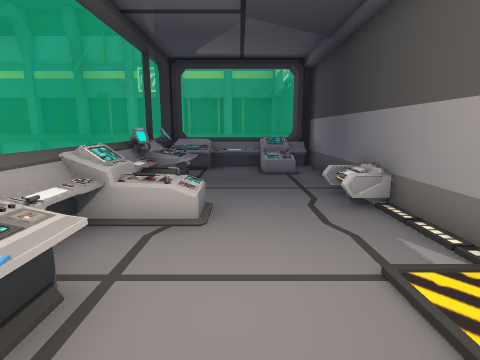
[1] (above)

24 first-person views from a walk through a Unity game level. The camera is 1.5 m above the floor, tilts 10° down and sees 80° across. The floor is counted in squares, 1 m on a side. Each view is taken from the middle of a square. On the plan, view 1 faces up. The plan holds only what a view shows up to about 14 squares ahead; the rest is blank. The place goes on beyond the plan. The player is left out. Some animated figures are left out. Door leaves are left out, so doorways stand open.

[2]
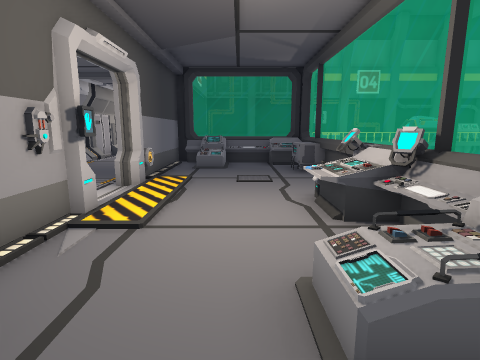

[3]
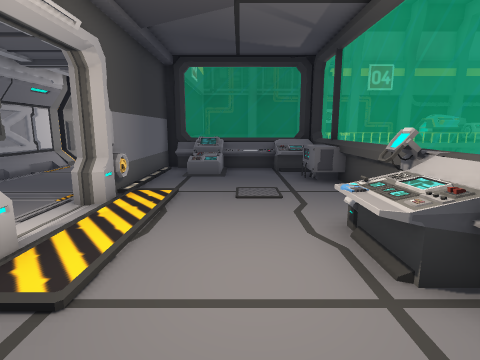

[4]
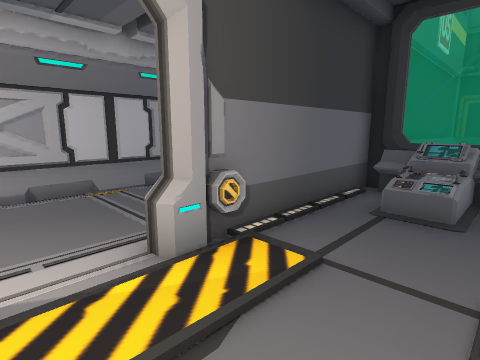

[5]
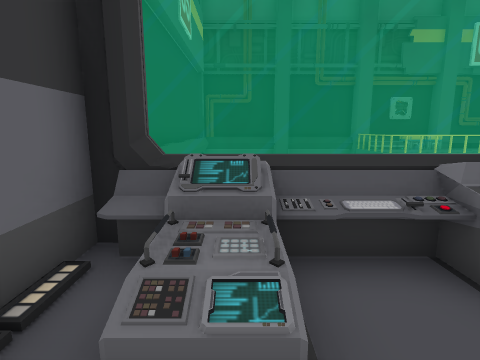

[6]
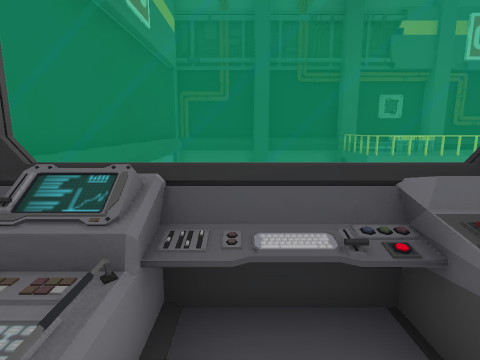

[7]
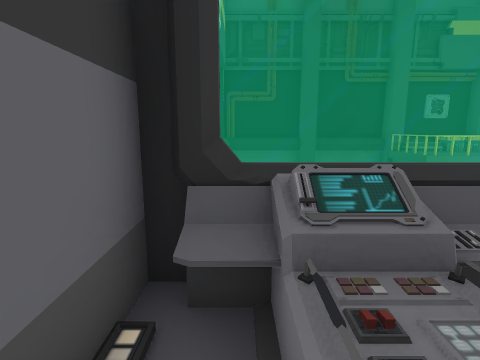

[8]
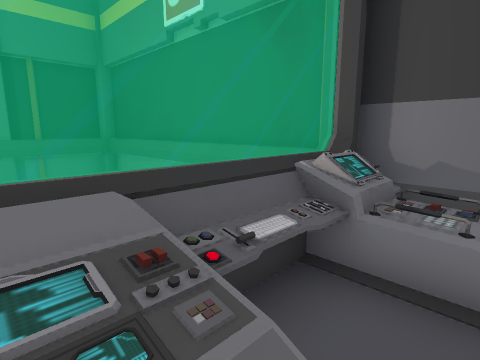

[9]
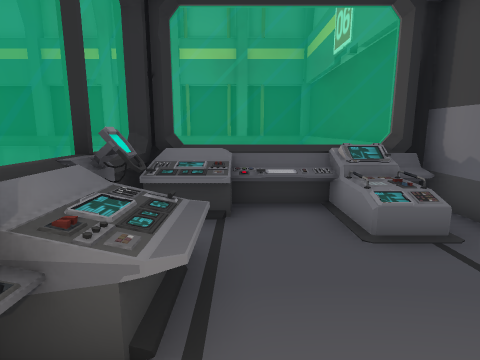

[10]
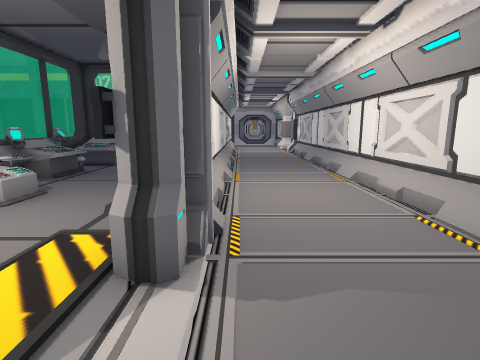

[11]
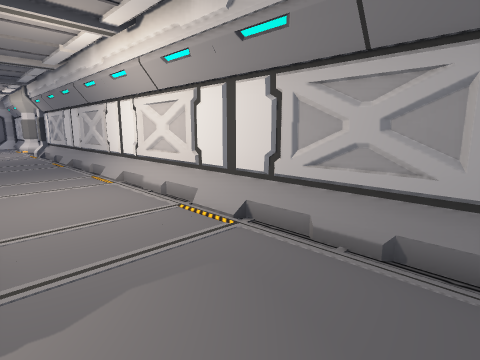

[12]
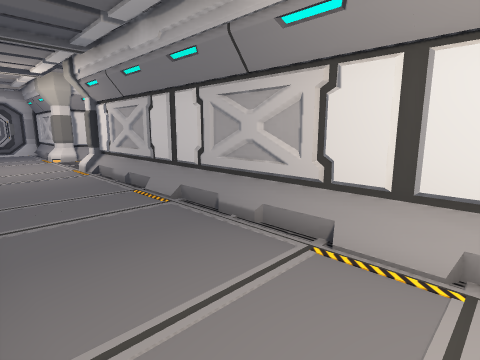

[13]
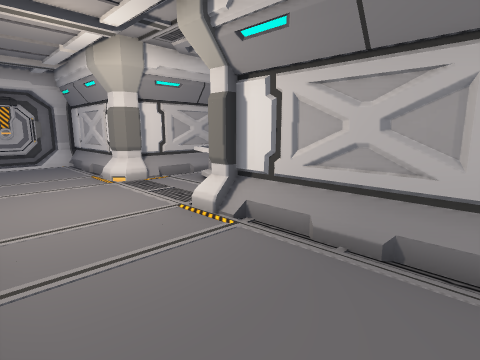

[14]
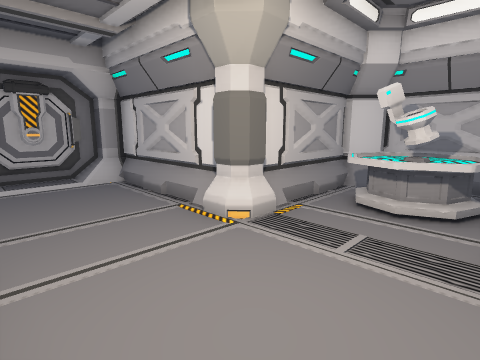

[15]
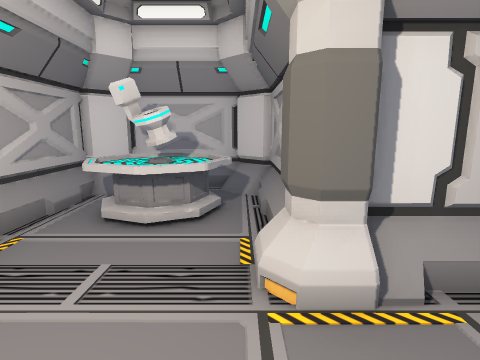

[16]
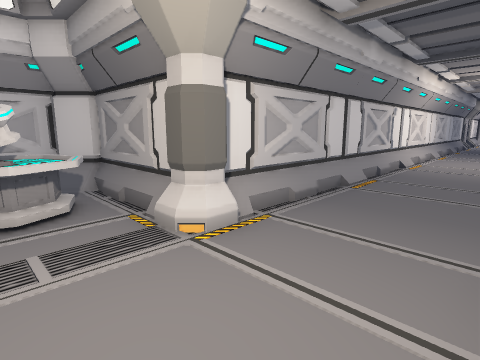

[17]
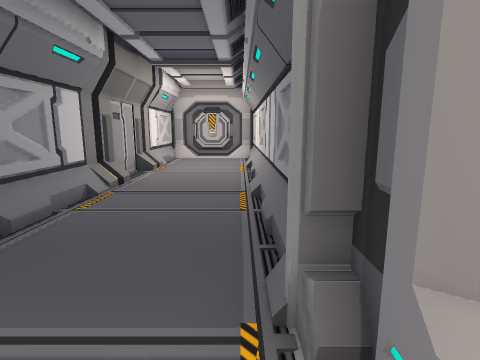

[18]
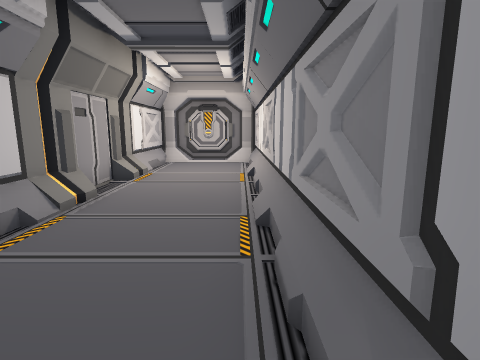

[19]
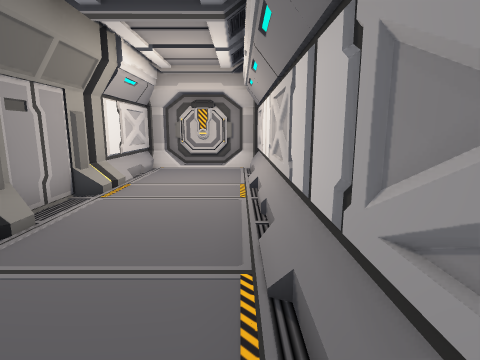

[20]
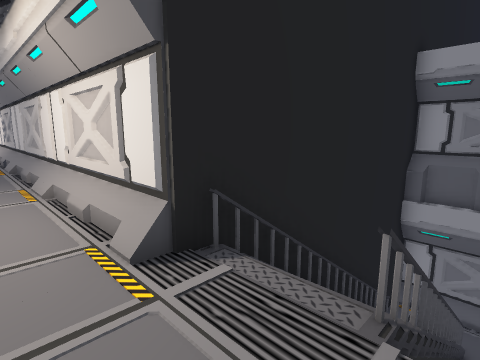

[21]
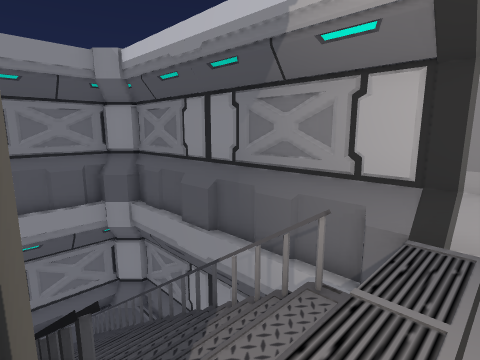

[22]
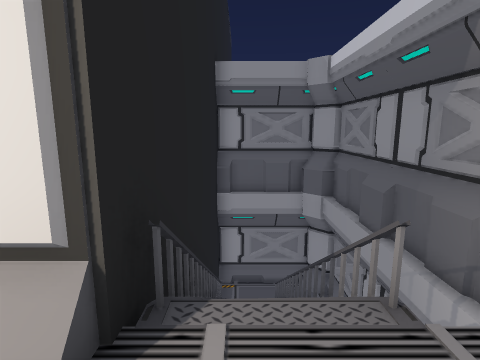

[23]
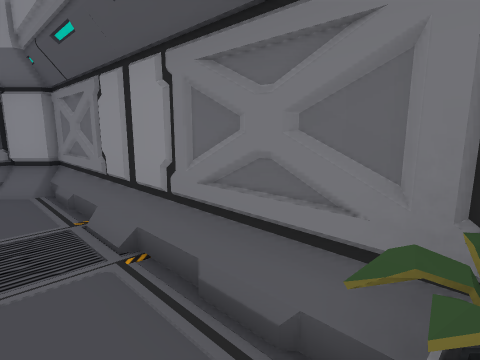

[24]
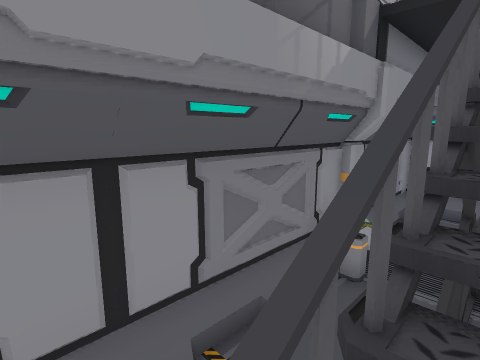

### Floor plan
Key: @ floor where view 1 was taken; # wall or solid block; . main floor; - floor 5 m lower than the main floor; / step, stairs or slope; D open door; = window, fence, low wall or low ledge; ^ raised ledge; v drop or lower ground; E desk; K keycard; M machine; C crate; P pillar; T table; I toilet; O other object.
Columns run from 9 left of view 1 to 13 right of it. Each row starts with its distance up from view 1.
 28    #########P#####
 27   P/-------OP....#
 26   #---------.....#
 25   #-#///////.....#
 24   #-/  /////.....##
 23   ###########...PP####
 22           v##.......T##
 21            ^#.....TIT #
 20            ^#.....TITT#
 19            ^#.......T##
 18             #.... ####
 17             #....#
 16             D....#
 15             D....#
 14             #....#
 13             #....#
 12       #^#==##....#
 11       ^^^.==#....#
 10       =...=.#....#
  9       ^=....#....#
  8       ^^....#....#
  7       ^^...EE....#
  6       ==...E#....#
  5       =OO...#....#
  4       ^^....#....#
  3       =^....#....#
  2       ==....#....#
  1       ==K...D....#
  0       =..@..D....#
 -1       =.....#....#
 -2       =.....O....#
 -3       #M....#....#
 -4       #M....#....#
 -5       ^M..^.#....#
 -6       #^^^^^#....#
 -7        ^#^^ #....#
 -8             #....#
 -9             #....#
-10            ^#....#
-11            ^#....#
-12            ^#....#
-13            ^#....#
-14   ^^^^     ^#....#
-15 ^^^^^^     ^#....#
-16 ^#CC^^  #vvv######
-17 #############

Positions as (right, up) in squares from view 1, and headings:
1: (0, 0), facing up
2: (0, 7), facing down
3: (0, 5), facing down
4: (0, 1), facing down-right
5: (1, -3), facing down
6: (0, -4), facing down
7: (2, -4), facing down
8: (-2, 10), facing up-right
9: (-1, 6), facing up
10: (4, -1), facing up
11: (4, -1), facing up-right
12: (4, 7), facing up-right
13: (4, 14), facing up-right
14: (4, 19), facing up-right
15: (5, 19), facing right
16: (4, 21), facing down-right
17: (4, 0), facing down
18: (4, -2), facing down
19: (4, -4), facing down
20: (5, 26), facing down-left
21: (4, 23), facing up-left
22: (5, 24), facing left
23: (2, 26), facing up-left
24: (-3, 25), facing up-right
